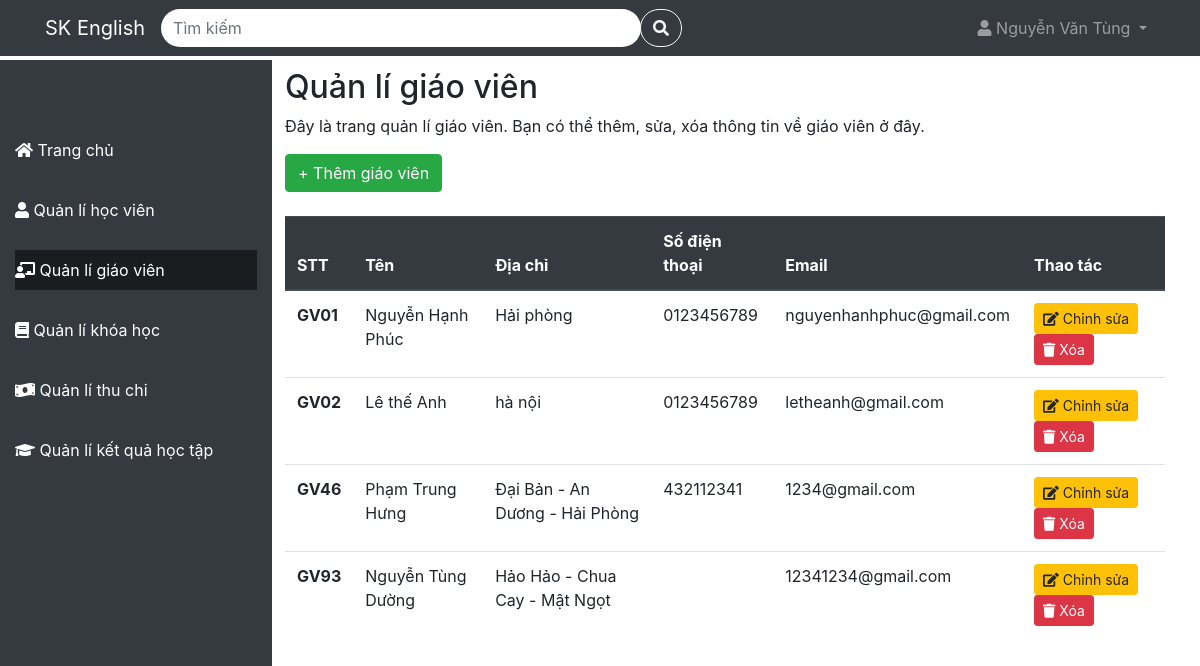
Before: /QuanLiTrungTamTA/teacher with the older database file.
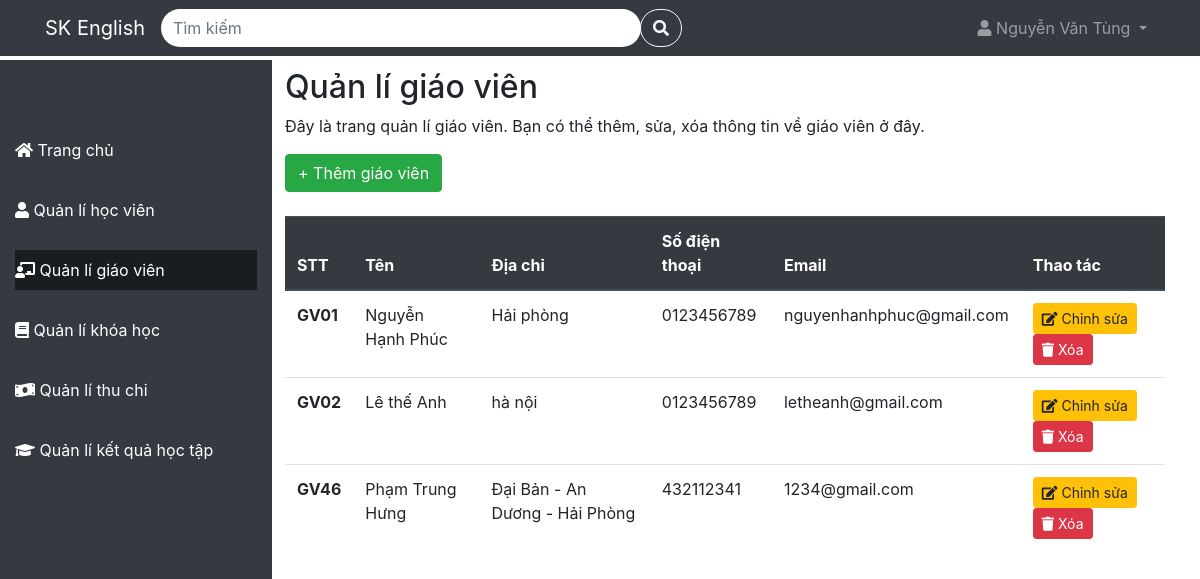
After: the same page with the newer database file.
### tables this page shows
CREATE TABLE `teachers` (
  `teacher_id` varchar(4) NOT NULL,
  `name` varchar(100) NOT NULL,
  `address` varchar(100) NOT NULL,
  `phone` varchar(10) NOT NULL,
  `email` varchar(100) NOT NULL
);

### app/Controller/TeacherController.php (called while the page is built, shortened)
<?php
class TeacherController {
    protected $config = [
        'host' => 'localhost',
        'dbname' => 'quanlytrungtamta',
        'user' => 'root',
        'password' => ''
    ];
    protected $db;
    public function __construct() {
        $this->db = new Database($this->config);
    }
    public function index(){
        try {
            $listteacher = $this->db->table('teachers')->get();
        } catch (PDOException $e) {
            $this->db->logToConsole('lỗi lấy dữ liệu cho trang teacher: ' . $e->getMessage());
        }
        include './app/View/Teacher/teacher.php';
    }
}
?>

### index.php (called while the page is built, shortened)
<?php
include './app/Model/Model.php';
include './app/Controller/TeacherController.php';
$route = new Route();
$route->get('/', 'LandingController@index');
$route->post('/login', 'LoginController@index');
$route->post('/logout', 'LogoutController@index');
$route->post('/register', 'RegisterController@index');
$route->post('/forgotPassword', 'ForgotPasswordController@index');
$route->get('/home', 'HomeController@index');
$route->get('/student', 'StudentController@index');
$route->post('/student/addStudent', 'StudentController@addStudent');
$route->post('/student/deleteStudent', 'StudentController@deleteStudent');
$route->post('/student/editStudent', 'StudentController@editStudent');
$route->post('/student/search', 'StudentController@searchStudent');
$route->get('/teacher', 'TeacherController@index');
$route->get('/teacher/addTeacher', 'TeacherController@addTeacher');
$route->get('/teacher/editTeacher', 'TeacherController@editTeacher');
$route->get('/teacher/deleteTeacher', 'TeacherController@deleteTeacher');
$route->get('/course', 'CourseController@index');
$route->get('/course/detail', 'CourseController@show@detailCourse.php');
$route->post('/course/addCourse', 'CourseController@addCourse');
$route->post('/course/deleteCourse', 'CourseController@deleteCourse');
$route->post('/course/edit', 'CourseController@editCourse');
$route->post('/course/addSchedule', 'ScheduleController@addSchedule');
$route->post('/course/deleteSchedule', 'ScheduleController@deleteSchedule');
$route->get('/payment', 'PaymentController@index');
$route->get('/achievement', 'AchievementController@index');
$requestUri = $_SERVER['REQUEST_URI'];
$route->handle($requestUri);
?>

### app/Model/Model.php (called while the page is built, shortened)
<?php
class Database {
    protected
        $table = '',
        $host = '',
        $user ='',
        $password = '',
        $dbname = '',
        $conn = null;
    public function __construct($config){
        $this->host = $config['host'];
        $this->user = $config['user'];
        $this->password = $config['password'];
        $this->dbname = $config['dbname'];
    }
    protected function connect(){
        try{
            $this->conn = new PDO("mysql:host=$this->host;dbname=$this->dbname", $this->user, $this->password);
            $this->conn->setAttribute(PDO::ATTR_ERRMODE, PDO::ERRMODE_EXCEPTION);
        }catch(PDOException $e){
            echo "Error connecting to database: ".$e->getMessage();
        }
    }
    public function get($data = [])
    {
        try {
            if (empty($data)) {
                $sqlString = "select * from $this->table";
                $query = $this->conn->prepare($sqlString);
                $query->execute();
            } else {
                $stmt = join('=? and ', array_keys($data));
                $stmt .= '=?';
                $sqlString = "select * from $this->table where $stmt";
                $query = $this->conn->prepare($sqlString);
                $query->execute(array_values($data));
            }
            return $query->fetchAll(PDO::FETCH_ASSOC);
        } catch (PDOException $e) {
            $this->logToConsole("Lỗi đọc dữ liệu: " . $e->getMessage());
        }
    }
    public function table($table){
        $this->table = $table;
        return $this;
    }
}
?>

### app/View/Teacher/teacher.php (the view, shortened to what the changed rows need)
<!DOCTYPE html>
<html lang="en">
<head>
  <link rel="stylesheet" href="https://cdnjs.cloudflare.com/ajax/libs/font-awesome/5.15.4/css/all.min.css">
  <link rel="stylesheet" href="https://maxcdn.bootstrapcdn.com/bootstrap/4.5.2/css/bootstrap.min.css">
  <link rel="stylesheet" href=".\public\css\cssProject.css">
</head>
<body>
<?php include './app/View/Template/sidebar.php' ?>
<div class="main-content">
    <div class="container mt-5">
      <h2>Quản lí giáo viên</h2>
      <table class="table">
        <thead class="thead-dark">
          <tr>
            <th scope="col">STT</th>
            <th scope="col">Tên</th>
            <th scope="col">Địa chỉ</th>
            <th scope="col">Số điện thoại</th>
            <th scope="col">Email</th>
            <th scope="col">Thao tác</th>
          </tr>
        </thead>
        <tbody>
            <?php if (!empty($listteacher)): ?>
              <?php foreach($listteacher as $teacher): ?>
                <tr class="table-row-hover">
                  <th scope="row"
                      data-toggle="modal"
                      data-target="#detailTeacher"
                      data-name="<?php echo $teacher['name']?>"
                      data-address="<?php echo $teacher['address']?>"
                      data-phone="<?php echo $teacher['phone']?>"
                      data-email="<?php echo $teacher['email']?>"
                  >
                    <?php echo $teacher['teacher_id']?>
                  </th>
                  <td
                      data-toggle="modal"
                      data-target="#detailTeacher"
                      data-name="<?php echo $teacher['name']?>"
                      data-address="<?php echo $teacher['address']?>"
                      data-phone="<?php echo $teacher['phone']?>"
                      data-email="<?php echo $teacher['email']?>"
                  >
                    <?php echo $teacher['name']?>
                  </td>
                  <td
                      data-toggle="modal"
                      data-target="#detailTeacher"
                      data-name="<?php echo $teacher['name']?>"
                      data-address="<?php echo $teacher['address']?>"
                      data-phone="<?php echo $teacher['phone']?>"
                      data-email="<?php echo $teacher['email']?>"
                  >
                    <?php echo $teacher['address']?>
                  </td>
                  <td
                      data-toggle="modal"
                      data-target="#detailTeacher"
                      data-name="<?php echo $teacher['name']?>"
                      data-address="<?php echo $teacher['address']?>"
                      data-phone="<?php echo $teacher['phone']?>"
                      data-email="<?php echo $teacher['email']?>"
                  >
                    <?php echo $teacher['phone']?>
                  </td>
                  <td
                      data-toggle="modal"
                      data-target="#detailTeacher"
                      data-name="<?php echo $teacher['name']?>"
                      data-address="<?php echo $teacher['address']?>"
                      data-phone="<?php echo $teacher['phone']?>"
                      data-email="<?php echo $teacher['email']?>"
                  >
                    <?php echo $teacher['email']?>
                  </td>
                  <td>
                    <div class="d-inline">
                        <a type="button"
                            class="btn btn-warning btn-sm mr-2"
                            data-toggle="modal"
                            data-target="#editTeacher"
                            data-name="<?php echo $teacher['name']?>"
                            data-address="<?php echo $teacher['address']?>"
                            data-phone="<?php echo $teacher['phone']?>"
                            data-email="<?php echo $teacher['email']?>"
                            data-teacher_id="<?php echo $teacher['teacher_id']?>"
                        >
                            <i class="fas fa-edit"></i> Chỉnh sửa
                        </a>
                    </div>
                    <div class="d-inline">
                        <form
                            id="deleteForm<?php echo $teacher['teacher_id']; ?>"
                            action="./teacher/deleteTeacher"
                            method="POST"
                            class="d-inline"
                        >
                            <button
                                type="button"
                                onclick="deleteTeacher('<?php echo $teacher['teacher_id']; ?>')"
                                class="btn btn-danger btn-sm"
                            >
                                <i class="fa fa-trash" aria-hidden="true"></i> Xóa
                            </button>
                        </form>
                    </div>
                  </td>
                </tr>
              <?php endforeach; ?>
            <?php endif; ?>
          </tbody>
      </table>
    </div>
  </div>
</body>
</html>

Changed rows visible on the page:
removed teachers: teacher_id "GV93", name "Nguyễn Tùng Dường", address "Hảo Hảo - Chua Cay - Mật Ngọt", email "12341234@gmail.com"
